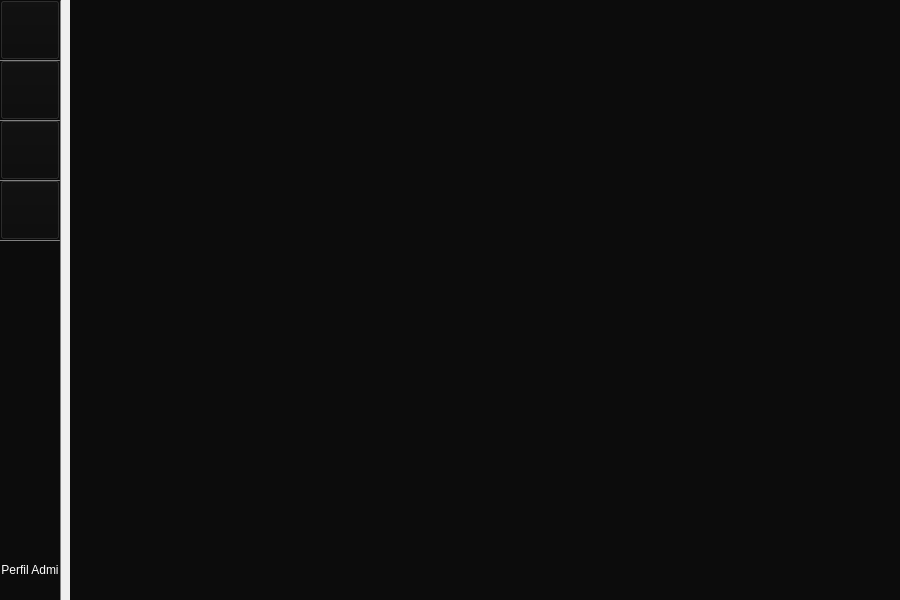
<?xml version="1.0" encoding="UTF-8"?>
<ui version="4.0">
 <class>principal_administrador</class>
 <widget class="QMainWindow" name="principal_administrador">
  <property name="windowModality">
   <enum>Qt::NonModal</enum>
  </property>
  <property name="geometry">
   <rect>
    <x>0</x>
    <y>0</y>
    <width>900</width>
    <height>600</height>
   </rect>
  </property>
  <property name="contextMenuPolicy">
   <enum>Qt::NoContextMenu</enum>
  </property>
  <property name="windowTitle">
   <string>MainWindow</string>
  </property>
  <property name="autoFillBackground">
   <bool>false</bool>
  </property>
  <property name="styleSheet">
   <string notr="true">background-color:#0c0c0c;


QPushButton{
color: qlineargradient(spread:pad, x1:0, y1:0, x2:0, y2:0, stop:0 rgba(255, 255, 255, 255), stop:1 rgba(255, 255, 255, 255));
	background-color: qlineargradient(spread:pad, x1:0, y1:0, x2:0, y2:0, stop:0 rgba(12, 12, 12, 255), stop:1 rgba(255, 255, 255, 255));


}

QPushButton:hover{
padding-top:1px;
	background-color: qlineargradient(spread:pad, x1:0, y1:0, x2:0, y2:0, stop:0 rgba(221, 51, 51, 255), stop:1 rgba(255, 255, 255, 255));
}
</string>
  </property>
  <property name="tabShape">
   <enum>QTabWidget::Rounded</enum>
  </property>
  <widget class="QWidget" name="centralwidget">
   <widget class="QWidget" name="widget" native="true">
    <property name="geometry">
     <rect>
      <x>0</x>
      <y>0</y>
      <width>61</width>
      <height>631</height>
     </rect>
    </property>
    <property name="styleSheet">
     <string notr="true">background-color:#0c0c0c;</string>
    </property>
    <widget class="QPushButton" name="perfiles">
     <property name="geometry">
      <rect>
       <x>0</x>
       <y>0</y>
       <width>60</width>
       <height>60</height>
      </rect>
     </property>
     <property name="minimumSize">
      <size>
       <width>60</width>
       <height>60</height>
      </size>
     </property>
     <property name="maximumSize">
      <size>
       <width>60</width>
       <height>60</height>
      </size>
     </property>
     <property name="cursor">
      <cursorShape>PointingHandCursor</cursorShape>
     </property>
     <property name="toolTip">
      <string/>
     </property>
     <property name="styleSheet">
      <string notr="true">QPushButton:hover {
	background-color:#C92531;
}
</string>
     </property>
     <property name="text">
      <string/>
     </property>
     <property name="iconSize">
      <size>
       <width>45</width>
       <height>45</height>
      </size>
     </property>
    </widget>
    <widget class="QPushButton" name="inventario">
     <property name="geometry">
      <rect>
       <x>0</x>
       <y>60</y>
       <width>60</width>
       <height>60</height>
      </rect>
     </property>
     <property name="cursor">
      <cursorShape>PointingHandCursor</cursorShape>
     </property>
     <property name="styleSheet">
      <string notr="true">QPushButton:hover {
	background-color:#C92531;
}
</string>
     </property>
     <property name="text">
      <string/>
     </property>
     <property name="iconSize">
      <size>
       <width>45</width>
       <height>45</height>
      </size>
     </property>
    </widget>
    <widget class="QPushButton" name="mapa_de_piso">
     <property name="geometry">
      <rect>
       <x>0</x>
       <y>120</y>
       <width>60</width>
       <height>60</height>
      </rect>
     </property>
     <property name="cursor">
      <cursorShape>PointingHandCursor</cursorShape>
     </property>
     <property name="styleSheet">
      <string notr="true">QPushButton:hover {
	background-color:#C92531;
}
</string>
     </property>
     <property name="text">
      <string/>
     </property>
     <property name="iconSize">
      <size>
       <width>45</width>
       <height>45</height>
      </size>
     </property>
    </widget>
    <widget class="QPushButton" name="Reportes">
     <property name="geometry">
      <rect>
       <x>0</x>
       <y>180</y>
       <width>60</width>
       <height>60</height>
      </rect>
     </property>
     <property name="minimumSize">
      <size>
       <width>60</width>
       <height>60</height>
      </size>
     </property>
     <property name="maximumSize">
      <size>
       <width>60</width>
       <height>60</height>
      </size>
     </property>
     <property name="cursor">
      <cursorShape>PointingHandCursor</cursorShape>
     </property>
     <property name="styleSheet">
      <string notr="true">
QPushButton:hover {
	background-color:#C92531;
}
</string>
     </property>
     <property name="text">
      <string/>
     </property>
     <property name="iconSize">
      <size>
       <width>45</width>
       <height>45</height>
      </size>
     </property>
    </widget>
    <widget class="QPushButton" name="perfil_admi">
     <property name="geometry">
      <rect>
       <x>0</x>
       <y>540</y>
       <width>60</width>
       <height>60</height>
      </rect>
     </property>
     <property name="styleSheet">
      <string notr="true">border:none;
color:white;</string>
     </property>
     <property name="text">
      <string>Perfil Admi</string>
     </property>
    </widget>
    <widget class="Line" name="line_17">
     <property name="geometry">
      <rect>
       <x>0</x>
       <y>60</y>
       <width>60</width>
       <height>1</height>
      </rect>
     </property>
     <property name="styleSheet">
      <string notr="true">background-color:#707070;</string>
     </property>
     <property name="orientation">
      <enum>Qt::Horizontal</enum>
     </property>
    </widget>
    <widget class="Line" name="line_18">
     <property name="geometry">
      <rect>
       <x>0</x>
       <y>120</y>
       <width>60</width>
       <height>1</height>
      </rect>
     </property>
     <property name="styleSheet">
      <string notr="true">background-color:#707070;</string>
     </property>
     <property name="orientation">
      <enum>Qt::Horizontal</enum>
     </property>
    </widget>
    <widget class="Line" name="line_19">
     <property name="geometry">
      <rect>
       <x>0</x>
       <y>180</y>
       <width>60</width>
       <height>1</height>
      </rect>
     </property>
     <property name="styleSheet">
      <string notr="true">background-color:#707070;</string>
     </property>
     <property name="orientation">
      <enum>Qt::Horizontal</enum>
     </property>
    </widget>
    <widget class="Line" name="line_20">
     <property name="geometry">
      <rect>
       <x>0</x>
       <y>240</y>
       <width>60</width>
       <height>1</height>
      </rect>
     </property>
     <property name="styleSheet">
      <string notr="true">background-color:#707070;</string>
     </property>
     <property name="orientation">
      <enum>Qt::Horizontal</enum>
     </property>
    </widget>
   </widget>
   <widget class="QStackedWidget" name="stackedWidget">
    <property name="geometry">
     <rect>
      <x>70</x>
      <y>-1</y>
      <width>831</width>
      <height>601</height>
     </rect>
    </property>
    <property name="styleSheet">
     <string notr="true">background-color:#0c0c0c;</string>
    </property>
    <widget class="QWidget" name="page"/>
    <widget class="QWidget" name="page_2"/>
   </widget>
   <widget class="Line" name="line">
    <property name="geometry">
     <rect>
      <x>60</x>
      <y>0</y>
      <width>1</width>
      <height>601</height>
     </rect>
    </property>
    <property name="styleSheet">
     <string notr="true">background-color:#707070;</string>
    </property>
    <property name="orientation">
     <enum>Qt::Vertical</enum>
    </property>
   </widget>
  </widget>
 </widget>
 <resources/>
 <connections/>
</ui>
